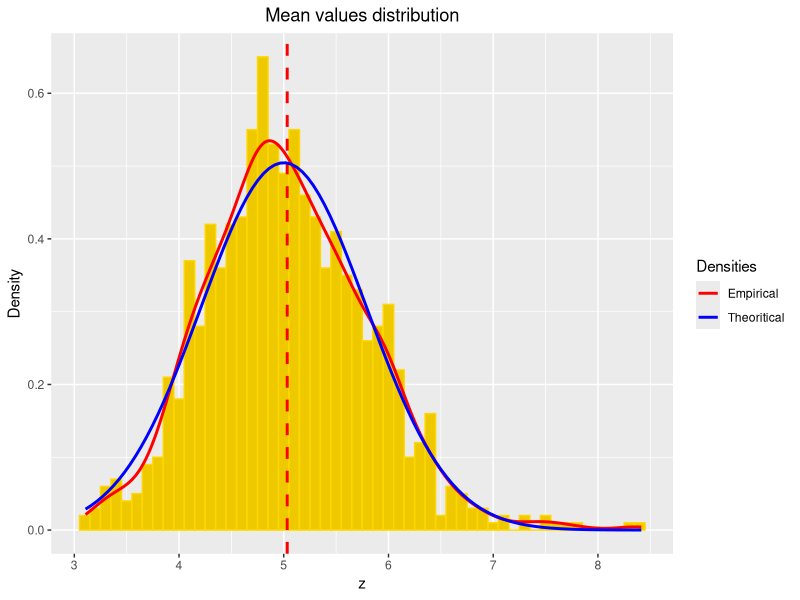

This figure's R source:
lambda <- 0.2
n <- 40
nb_simu <- 1000

means_simu <- data.frame(mean = replicate(nb_simu, mean(rexp(n, lambda))))

theoric_mean <- 1/0.2
theoric_sd <- (1/0.2)/sqrt(n)
library(ggplot2)

ggplot(means_simu, aes(x=mean)) +
  geom_histogram(aes(y=..density..), binwidth=.1, colour="gold", fill="gold2") +
  geom_line(aes(y = ..density.., colour = 'Empirical'), stat = 'density', size = 1) +
  geom_vline(aes(xintercept=mean(mean, na.rm=TRUE)),
             color="red", linetype="dashed", size=1) +
  stat_function(fun = dnorm, aes(colour = 'Theoritical'), args = c(mean=theoric_mean, sd = theoric_sd), size = 1) +
  scale_colour_manual(values=c("red", "blue"), name="Densities") +
  ylab("Density") + xlab("z") + ggtitle("Mean values distribution") +
  theme(plot.title = element_text(hjust = 0.5))

result = data.frame(mean = c(mean(means_simu$mean), theoric_mean), standard_deviatation = c(sd(means_simu$mean), theoric_sd), variance = c(sd(means_simu$mean)^2, theoric_sd^2))
colnames(result) = c("Mean", "Standard Deviation", "Variance")
row.names(result) = c("Empirical", "Theoric")
